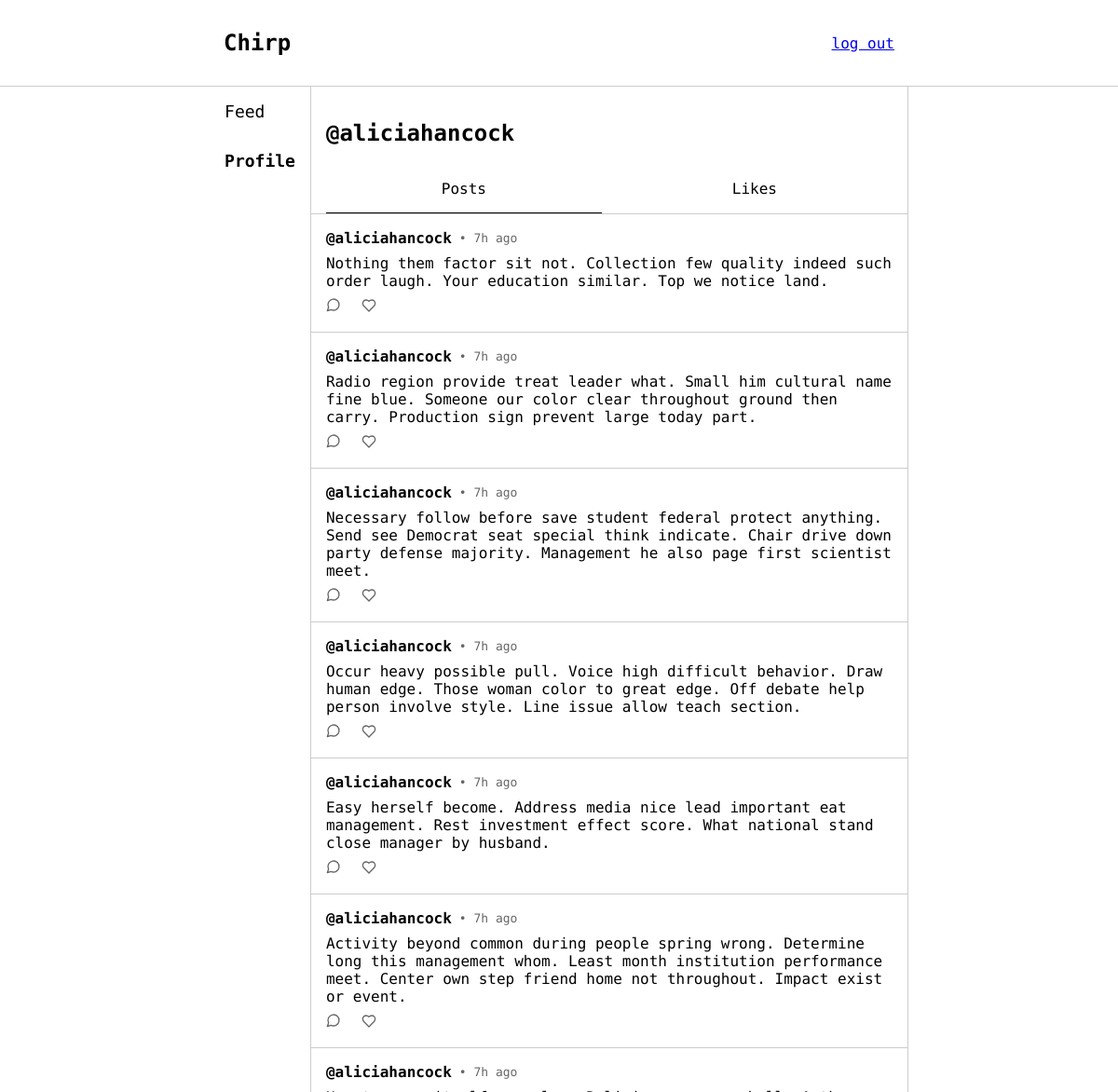
The app's page /profile/aliciahancock (signed in) with its own data.
### app/models.py (models this page shows, shortened)
class User(UserMixin, db.Model):
    id = db.Column(db.Integer, primary_key=True)
    username = db.Column(db.String(64), index=True, unique=True)
    password_hash = db.Column(db.String(128))
    posts = db.relationship('Post', backref='user', lazy='dynamic')
    likes = db.relationship('Like', backref='user', lazy='dynamic')
    comments = db.relationship('Comment', backref='user', lazy='dynamic')

class Post(db.Model):
    id = db.Column(db.Integer, primary_key=True)
    body = db.Column(db.String(256))
    posted_at = db.Column(db.DateTime, index=True, default=datetime.now)
    user_id = db.Column(db.Integer, db.ForeignKey('user.id'))
    likes = db.relationship('Like', backref='post', lazy='dynamic')
    comments = db.relationship('Comment', backref='post', lazy='dynamic')

### app/views.py (the view)
@app.route("/profile")
@app.route("/profile/<string:username>")
@app.route("/profile/<string:username>/<string:likes>")
@login_required
def profile(username=None, likes=None):
    user = current_user if not username else db.session.query(models.User).filter_by(username=username).first()
    if user:
        posts = []
        if not likes:
            posts = get_posts(current_user).order_by(models.Post.posted_at.desc()).filter(models.Post.user_id == user.id).all()
        else:
            posts = get_posts(current_user).filter_by(user_id=user.id).all()
        return render_template('pages/profile.html', title="Profile", user_authenticated=current_user.is_authenticated, user=user, likes=likes, posts=posts)
    else:
        return redirect(url_for('feed'))

### app/filters.py (called while the page is built)
def time_ago(value):
    now = datetime.now()
    diff = now - value
    seconds = diff.total_seconds()
    if seconds < 60:
        return f"{int(seconds)}s ago"
    elif seconds < 3600:
        return f"{int(seconds // 60)}m  ago"
    elif seconds < 86400:
        return f"{int(seconds // 3600)}h ago"
    elif seconds < 2592000:
        return f"{int(seconds // 86400)}d ago"
    elif seconds < 31536000:
        return f"{int(seconds // 2592000)}m ago"
    else:
        return f"{int(seconds // 31536000)}y ago"

### app/posts.py (called while the page is built)
def get_posts(user):
    liked_posts = aliased(models.Like)
    return db.session.query(models.Post,
                            db.case(
                                    (liked_posts.user_id == user.id, True),
                                    else_=False
                            ).label('liked_by_user')
                            ) \
                .join(liked_posts, liked_posts.post_id == models.Post.id, isouter=True)

### app/views.py (called while the page is built)
@login_manager.user_loader
def load_user(user_id):
    return db.session.query(models.User).get(user_id)

### app/templates/pages/profile.html
{% extends "layouts/authorised_layout.html" %}
{% block authorised_head %}
    <link rel="stylesheet" href="{{ url_for('static', filename='css/profile.css') }}">
    <link rel="stylesheet" href="{{ url_for('static', filename='css/components.css') }}">
{% endblock %}
{% block sidebar_profile %}
    sidebar-item-active
{% endblock %}
{% block authorised_content %}
    <div class="profile-header">
        <h2>
            @{{ user.username }}
        </h2>
        <span class="profile-button-slider">
            <a href="/profile/{{ user.username }}" class="profile-button {{ 'profile-button-active' if not likes }}">
                Posts
            </a>
            <a href="/profile/{{ user.username }}/likes" class="profile-button {{ 'profile-button-active' if likes }}">
                Likes
            </a>
        </span>
    </div>
    {% for post, liked in posts %}
        {% with post=post, liked=liked %}
            {% include 'components/post.html' %}
        {% endwith %}
    {% endfor %}
{% endblock %}

### app/templates/components/post.html
<div id="{{'post' if not comment else 'comment'}}-{{ post.id }}" class="post-container">
    <span class="post-heading">
        <h3>
            <a href="/profile/{{ post.user.username }}">@{{ post.user.username }}</a>
        </h3>
        <p>• {{ post.posted_at | time_ago }}</p>
    </span>
    <p style="margin:0;">
        {{ post.body }}
    </p>
    {% if not comment %}
        <span class="post-footing">
            <a href="/post/{{ post.id }}" alt="Leave or view comments on this post">
                <svg xmlns="http://www.w3.org/2000/svg" width="16" height="16" viewBox="0 0 24 24" fill="none" stroke="currentColor" stroke-width="2" stroke-linecap="round" stroke-linejoin="round">
                    <path d="M7.9 20A9 9 0 1 0 4 16.1L2 22Z"/>
                </svg>
            </a>
            <button onclick="like({{ post.id }})" aria-label="Like this post">
                <svg xmlns="http://www.w3.org/2000/svg" width="16" height="16" viewBox="0 0 24 24" fill="none" stroke="currentColor" stroke-width="2" stroke-linecap="round" stroke-linejoin="round" class="{{ 'liked' if liked }}">
                    <path d="M19 14c1.49-1.46 3-3.21 3-5.5A5.5 5.5 0 0 0 16.5 3c-1.76 0-3 .5-4.5 2-1.5-1.5-2.74-2-4.5-2A5.5 5.5 0 0 0 2 8.5c0 2.3 1.5 4.05 3 5.5l7 7Z"/>
                </svg>
            </button>
        </span>
    {% endif %}
</div>

### app/static/css/root_layout.css (style rules this page uses)
body { margin: 0; font-family: 'Geist Mono', monospace; position: absolute; width: 100%; height: 100%; display: flex; flex-direction: column; }

### app/static/css/profile.css (style rules this page uses)
.profile-header { padding: 1rem; padding-bottom: 0; border-bottom: 1px solid #ccc; }
.profile-button-slider { display: flex; align-items: center; gap: 1rem; }
.profile-button { width: 100%; padding: 1rem; background-color: inherit; border: none; cursor: pointer; text-align: center; text-decoration: none; color: inherit; }
.profile-button-active { border-bottom: 1px solid black; }

### app/static/css/components.css (style rules this page uses)
.post-container { padding: 1rem; display: flex; gap: .5rem; flex-direction: column; border-bottom: 1px solid #ccc; }
.post-heading { display: flex; gap: .5rem; align-items: center; }
.post-heading > p { color: #666; font-size: small; margin: 0; }
.post-heading > h3 { font-size: medium; margin: 0; }
.post-heading > h3 > a { text-decoration: none; color: inherit; }
.post-footing { display: flex; gap: 1rem; }
.post-footing > a, button { color: #666; cursor: pointer; border: none; background-color: transparent; }

### records on screen
User: username "aliciahancock"
Post: user.username "aliciahancock", posted_at "7h ago", body "Nothing them factor sit not. Collection few quality indeed such order laugh. Your education similar. Top we notice land."
Post: user.username "aliciahancock", posted_at "7h ago", body "Radio region provide treat leader what. Small him cultural name fine blue. Someone our color clear throughout ground then carry. Production sign prevent large today part."
Post: user.username "aliciahancock", posted_at "7h ago", body "Necessary follow before save student federal protect anything. Send see Democrat seat special think indicate. Chair drive down party defense majority. Management he also page first scientist meet."
Post: user.username "aliciahancock", posted_at "7h ago", body "Occur heavy possible pull. Voice high difficult behavior. Draw human edge. Those woman color to great edge. Off debate help person involve style. Line issue allow teach section."
Post: user.username "aliciahancock", posted_at "7h ago", body "Easy herself become. Address media nice lead important eat management. Rest investment effect score. What national stand close manager by husband."
Post: user.username "aliciahancock", posted_at "7h ago", body "Activity beyond common during people spring wrong. Determine long this management whom. Least month institution performance meet. Center own step friend home not throughout. Impact exist or event."
Post: user.username "aliciahancock", posted_at "7h ago"
